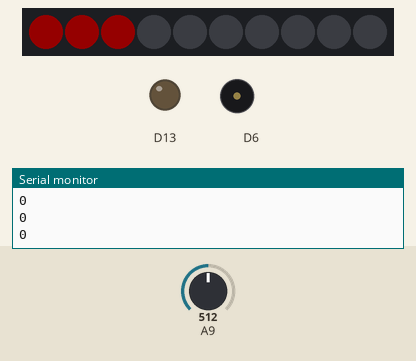
This sketch was run on a simulated Adafruit Circuit Playground Express. Parts: 10 RGB LEDs in strip order, left to right, output pins drawn as LEDs (lit = HIGH), buzzer (waves = sounding), the last lines printed to the serial monitor. The inputs (shaded band) are chosen by the test bench; at power-on: A9 = 512. Dim RGB values are drawn brighter than linear.

Above: at 1.2 s.
1.3 s: A9 set to 275
At 1.59 s:
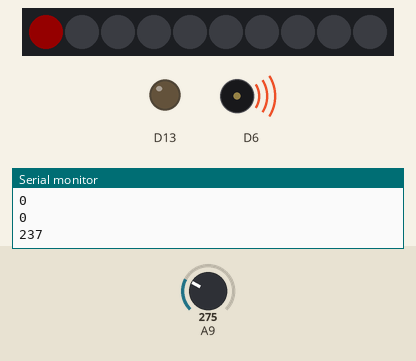
3.3 s: A9 set to 250
At 4.3 s:
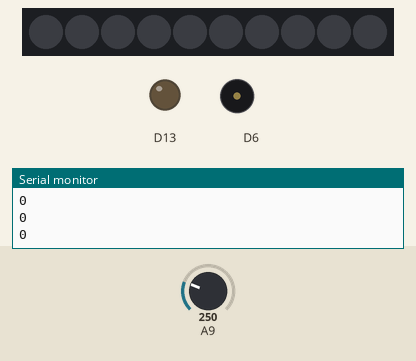
5.3 s: A9 set to 1023
At 6.5 s:
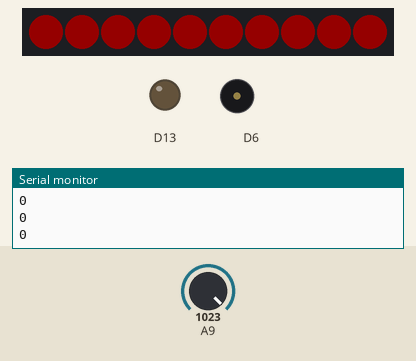
7.3 s: A9 set to 968
At 7.55 s:
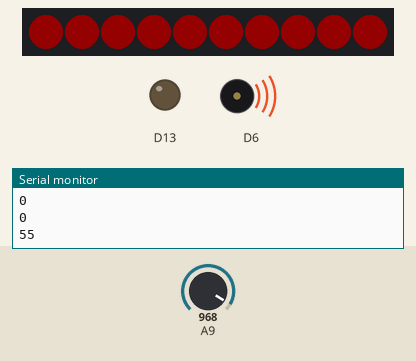
9.3 s: A9 set to 935
At 10.3 s:
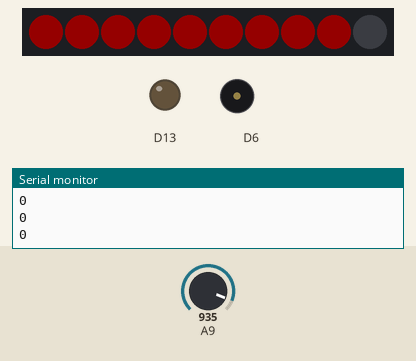
11.3 s: A9 set to 122
At 11.57 s:
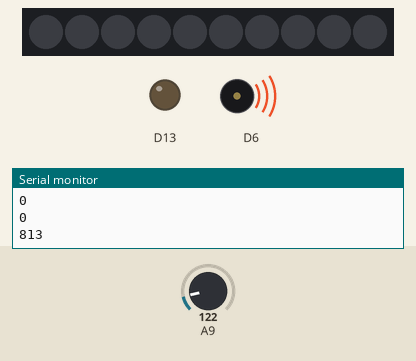
Timing chart, 0 to 14.3 s (numbered marks = the images above; inputs shaded):
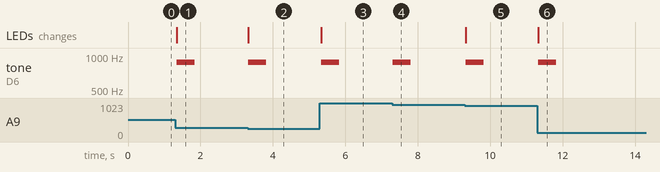

The sketch:

ArtScience_WaterMovement.ino
```cpp
/*creado por Tomas de Camino Beck
www.funcostarica.org
*/
#include <Adafruit_CircuitPlayground.h>
#include <Wire.h>
#include <SPI.h>

//define el maximo y minimo de lectura del sensor
#define MIN 330
#define MAX 1023

int valAnt;

void setup() {
  // put your setup code here, to run once:
  pinMode(A9,INPUT);
  Serial.begin(9600);
  //inicial el playground
  CircuitPlayground.begin();
  valAnt=analogRead(A9);
}

void loop() {
  // lee el sensor y lo almacena en la variable val
  int val = analogRead(A9);
  // muestra la lectura en los pixeles
  pixelMeter(val,MIN,MAX);
  int dif = val-valAnt;
  Serial.println(abs(dif));
  if(abs(dif)>10)CircuitPlayground.playTone(880,500);
  valAnt=val;
  delay(50);
}


//c'odigo para usar los leds como medidor
void pixelMeter(float value, float minimum, float maximum){
  int p = map(value,minimum,maximum,0,10);
  CircuitPlayground.clearPixels();
  for(int i=0;i<=p;i++){
    int c=map(i,0,9,0,255);
    CircuitPlayground.setPixelColor(i, CircuitPlayground.strip.Color(255,0,0));
  }
}
```

Measured:
- the behaviour switches between 261 and 260 on A9 (found by bisection; images 1 and 2)
- the behaviour switches between 954 and 953 on A9 (found by bisection; images 4 and 5)
- after the input at 1.3 s, tone on D6: silent → 880 Hz at once, → silent 0.50 s later; the LEDs: change at once (image 1)
- after the input at 3.3 s, tone on D6: silent → 880 Hz at once, → silent 0.50 s later; the LEDs: change at once (image 2)
- after the input at 5.3 s, tone on D6: silent → 880 Hz at once, → silent 0.50 s later; the LEDs: change at once (image 3)
- after the input at 7.3 s, tone on D6: silent → 880 Hz at once, → silent 0.50 s later
- after the input at 9.3 s, tone on D6: silent → 880 Hz at once, → silent 0.50 s later; the LEDs: change at once (image 5)
- after the input at 11.3 s, tone on D6: silent → 880 Hz at once, → silent 0.50 s later; the LEDs: change at once (image 6)
